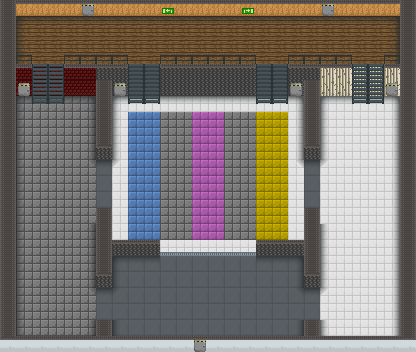

Rendered tile map (Tiled .tmx) drawn with the repository's tilesets; below, a short description and the map source with its tile grids summarised:
An orthogonal 26x22 tile map with 16x16 px tiles, 10 tile layers (ground, ground-detail1, ground-detail2, wall, ...) and 77 objects (26x LIGHTSOURCE, 23x COLLISIONBOX, 14x AREA, 13x PROP, SPAWNPOINT).

<map version="1.0" tiledversion="1.1.5" orientation="orthogonal" renderorder="right-down" width="26" height="22" tilewidth="16" tileheight="16" nextobjectid="1" name="club1">
 <properties>
  <property name="AMBIENTALPHA" value="60" />
  <property name="AMBIENTLIGHT" value="#006666" />
 </properties>
 <tileset firstgid="1" source="tiles-club.tsx" />
 <layer name="ground" width="26" height="22">
  <properties>
   <property name="layerOrder" value="0" />
  </properties>
  <data>[572 cells, 444 non-empty, 10 distinct tile ids]</data>
 </layer>
 <layer name="ground-detail1" width="26" height="22">
  <properties>
   <property name="layerOrder" value="1" />
  </properties>
  <data>[572 cells, 124 non-empty, 7 distinct tile ids]</data>
 </layer>
 <layer name="ground-detail2" width="26" height="22">
  <properties>
   <property name="layerOrder" value="2" />
  </properties>
  <data>[572 cells, 32 non-empty, 5 distinct tile ids]</data>
 </layer>
 <layer name="wall" width="26" height="22">
  <properties>
   <property name="layerOrder" value="0" />
  </properties>
  <data>[572 cells, 66 non-empty, 4 distinct tile ids]</data>
 </layer>
 <layer name="wall-detail1" width="26" height="22">
  <properties>
   <property name="layerOrder" value="0" />
  </properties>
  <data>[572 cells, 50 non-empty, 1 distinct tile ids]</data>
 </layer>
 <layer name="wall-detail2" width="26" height="22">
  <properties>
   <property name="layerOrder" value="0" />
  </properties>
  <data>[572 cells, 9 non-empty, 3 distinct tile ids]</data>
 </layer>
 <layer name="wall-overlay" width="26" height="22">
  <properties>
   <property name="RENDERTYPE" value="OVERLAY" />
   <property name="layerOrder" value="0" />
  </properties>
  <data>[572 cells, 26 non-empty, 1 distinct tile ids]</data>
 </layer>
 <layer name="wall-overlay1" width="26" height="22">
  <properties>
   <property name="RENDERTYPE" value="OVERLAY" />
   <property name="layerOrder" value="0" />
  </properties>
  <data>[572 cells, 1 non-empty, 1 distinct tile ids]</data>
 </layer>
 <layer name="wall-overlay2" width="26" height="22">
  <properties>
   <property name="RENDERTYPE" value="OVERLAY" />
   <property name="layerOrder" value="0" />
  </properties>
  <data>[572 cells, 136 non-empty, 6 distinct tile ids]</data>
 </layer>
 <layer name="overlay" width="26" height="22">
  <properties>
   <property name="RENDERTYPE" value="OVERLAY" />
   <property name="layerOrder" value="0" />
  </properties>
  <data>[572 cells, 16 non-empty, 1 distinct tile ids]</data>
 </layer>
 <objectgroup name="lights" visible="0">
  <properties>
   <property name="layerOrder" value="8" />
  </properties>
  <!-- 77 objects omitted --></objectgroup>
 <objectgroup name="props" visible="0">
  <properties>
   <property name="layerOrder" value="9" />
  </properties>
  <!-- 49 objects omitted --></objectgroup>
 <objectgroup color="#00ffcc" name="areas" visible="0">
  <properties>
   <property name="layerOrder" value="1" />
  </properties>
  <!-- 37 objects omitted --></objectgroup>
 <objectgroup name="collision" visible="1">
  <properties>
   <property name="layerOrder" value="2" />
  </properties>
  <!-- 24 objects omitted --></objectgroup>
 <objectgroup name="spawnpoints" visible="0">
  <properties>
   <property name="layerOrder" value="12" />
  </properties>
  <!-- 1 objects omitted --></objectgroup>
</map>
<!-- 77 of 77 objects omitted -->